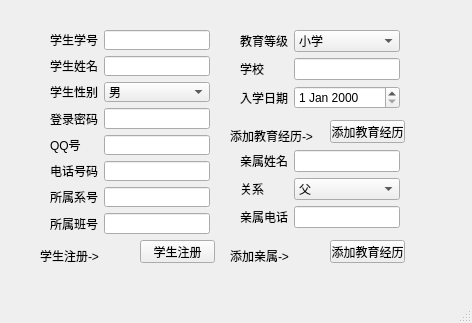
<?xml version="1.0" encoding="UTF-8"?>
<ui version="4.0">
 <class>MainWindow</class>
 <widget class="QMainWindow" name="MainWindow">
  <property name="geometry">
   <rect>
    <x>0</x>
    <y>0</y>
    <width>472</width>
    <height>323</height>
   </rect>
  </property>
  <property name="windowTitle">
   <string>MainWindow</string>
  </property>
  <widget class="QWidget" name="centralwidget">
   <widget class="QWidget" name="formLayoutWidget">
    <property name="geometry">
     <rect>
      <x>50</x>
      <y>30</y>
      <width>160</width>
      <height>204</height>
     </rect>
    </property>
    <layout class="QFormLayout" name="formLayout">
     <item row="0" column="0">
      <widget class="QLabel" name="label">
       <property name="text">
        <string>学生学号</string>
       </property>
      </widget>
     </item>
     <item row="0" column="1">
      <widget class="QLineEdit" name="number"/>
     </item>
     <item row="1" column="0">
      <widget class="QLabel" name="label_2">
       <property name="text">
        <string>学生姓名</string>
       </property>
      </widget>
     </item>
     <item row="1" column="1">
      <widget class="QLineEdit" name="name"/>
     </item>
     <item row="2" column="0">
      <widget class="QLabel" name="label_3">
       <property name="text">
        <string>学生性别</string>
       </property>
      </widget>
     </item>
     <item row="2" column="1">
      <widget class="QComboBox" name="sex">
       <item>
        <property name="text">
         <string>男</string>
        </property>
       </item>
       <item>
        <property name="text">
         <string>女</string>
        </property>
       </item>
      </widget>
     </item>
     <item row="4" column="0">
      <widget class="QLabel" name="label_4">
       <property name="text">
        <string>QQ号</string>
       </property>
      </widget>
     </item>
     <item row="5" column="0">
      <widget class="QLabel" name="label_6">
       <property name="text">
        <string>电话号码</string>
       </property>
      </widget>
     </item>
     <item row="6" column="0">
      <widget class="QLabel" name="label_7">
       <property name="text">
        <string>所属系号</string>
       </property>
      </widget>
     </item>
     <item row="3" column="0">
      <widget class="QLabel" name="label_8">
       <property name="text">
        <string>登录密码</string>
       </property>
      </widget>
     </item>
     <item row="7" column="0">
      <widget class="QLabel" name="label_5">
       <property name="text">
        <string>所属班号</string>
       </property>
      </widget>
     </item>
     <item row="3" column="1">
      <widget class="QLineEdit" name="password"/>
     </item>
     <item row="4" column="1">
      <widget class="QLineEdit" name="QQnum"/>
     </item>
     <item row="5" column="1">
      <widget class="QLineEdit" name="tel"/>
     </item>
     <item row="6" column="1">
      <widget class="QLineEdit" name="deptnum"/>
     </item>
     <item row="7" column="1">
      <widget class="QLineEdit" name="classnum"/>
     </item>
    </layout>
   </widget>
   <widget class="QPushButton" name="registerbutton">
    <property name="geometry">
     <rect>
      <x>140</x>
      <y>240</y>
      <width>75</width>
      <height>23</height>
     </rect>
    </property>
    <property name="text">
     <string>学生注册</string>
    </property>
   </widget>
   <widget class="QLabel" name="registerreact">
    <property name="geometry">
     <rect>
      <x>40</x>
      <y>240</y>
      <width>101</width>
      <height>31</height>
     </rect>
    </property>
    <property name="text">
     <string>学生注册-&gt;</string>
    </property>
   </widget>
   <widget class="QWidget" name="formLayoutWidget_2">
    <property name="geometry">
     <rect>
      <x>240</x>
      <y>30</y>
      <width>160</width>
      <height>80</height>
     </rect>
    </property>
    <layout class="QFormLayout" name="formLayout_2">
     <item row="0" column="0">
      <widget class="QLabel" name="label_10">
       <property name="text">
        <string>教育等级</string>
       </property>
      </widget>
     </item>
     <item row="1" column="0">
      <widget class="QLabel" name="label_11">
       <property name="text">
        <string>学校</string>
       </property>
      </widget>
     </item>
     <item row="2" column="0">
      <widget class="QLabel" name="label_12">
       <property name="text">
        <string>入学日期</string>
       </property>
      </widget>
     </item>
     <item row="2" column="1">
      <widget class="QDateEdit" name="enrolldate"/>
     </item>
     <item row="1" column="1">
      <widget class="QLineEdit" name="school"/>
     </item>
     <item row="0" column="1">
      <widget class="QComboBox" name="edulevel">
       <item>
        <property name="text">
         <string>小学</string>
        </property>
       </item>
       <item>
        <property name="text">
         <string>初中</string>
        </property>
       </item>
       <item>
        <property name="text">
         <string>高中</string>
        </property>
       </item>
       <item>
        <property name="text">
         <string>本科</string>
        </property>
       </item>
       <item>
        <property name="text">
         <string>研究生</string>
        </property>
       </item>
       <item>
        <property name="text">
         <string>博士</string>
        </property>
       </item>
      </widget>
     </item>
    </layout>
   </widget>
   <widget class="QPushButton" name="addedubutton">
    <property name="geometry">
     <rect>
      <x>330</x>
      <y>120</y>
      <width>75</width>
      <height>23</height>
     </rect>
    </property>
    <property name="text">
     <string>添加教育经历</string>
    </property>
   </widget>
   <widget class="QLabel" name="edureaction">
    <property name="geometry">
     <rect>
      <x>230</x>
      <y>120</y>
      <width>101</width>
      <height>31</height>
     </rect>
    </property>
    <property name="text">
     <string>添加教育经历-&gt;</string>
    </property>
   </widget>
   <widget class="QWidget" name="formLayoutWidget_3">
    <property name="geometry">
     <rect>
      <x>240</x>
      <y>150</y>
      <width>160</width>
      <height>80</height>
     </rect>
    </property>
    <layout class="QFormLayout" name="formLayout_3">
     <item row="0" column="0">
      <widget class="QLabel" name="label_14">
       <property name="text">
        <string>亲属姓名</string>
       </property>
      </widget>
     </item>
     <item row="1" column="0">
      <widget class="QLabel" name="label_15">
       <property name="text">
        <string>关系</string>
       </property>
      </widget>
     </item>
     <item row="2" column="0">
      <widget class="QLabel" name="label_16">
       <property name="text">
        <string>亲属电话</string>
       </property>
      </widget>
     </item>
     <item row="1" column="1">
      <widget class="QComboBox" name="relationship">
       <item>
        <property name="text">
         <string>父</string>
        </property>
       </item>
       <item>
        <property name="text">
         <string>母</string>
        </property>
       </item>
      </widget>
     </item>
     <item row="0" column="1">
      <widget class="QLineEdit" name="parentname"/>
     </item>
     <item row="2" column="1">
      <widget class="QLineEdit" name="parenttel"/>
     </item>
    </layout>
   </widget>
   <widget class="QLabel" name="parentreaction">
    <property name="geometry">
     <rect>
      <x>230</x>
      <y>240</y>
      <width>101</width>
      <height>31</height>
     </rect>
    </property>
    <property name="text">
     <string>添加亲属-&gt;</string>
    </property>
   </widget>
   <widget class="QPushButton" name="addedubutton_2">
    <property name="geometry">
     <rect>
      <x>330</x>
      <y>240</y>
      <width>75</width>
      <height>23</height>
     </rect>
    </property>
    <property name="text">
     <string>添加教育经历</string>
    </property>
   </widget>
  </widget>
  <widget class="QMenuBar" name="menubar">
   <property name="geometry">
    <rect>
     <x>0</x>
     <y>0</y>
     <width>472</width>
     <height>21</height>
    </rect>
   </property>
  </widget>
  <widget class="QStatusBar" name="statusbar"/>
 </widget>
 <resources/>
 <connections/>
</ui>
